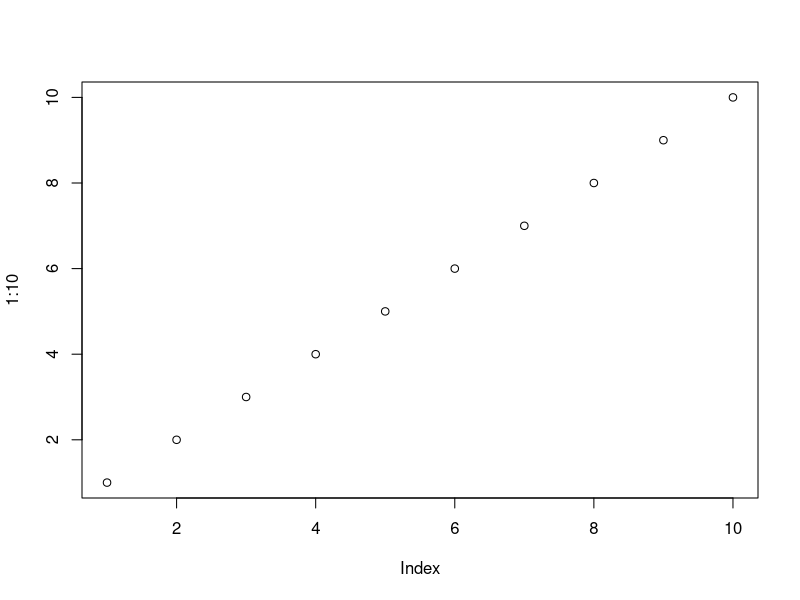
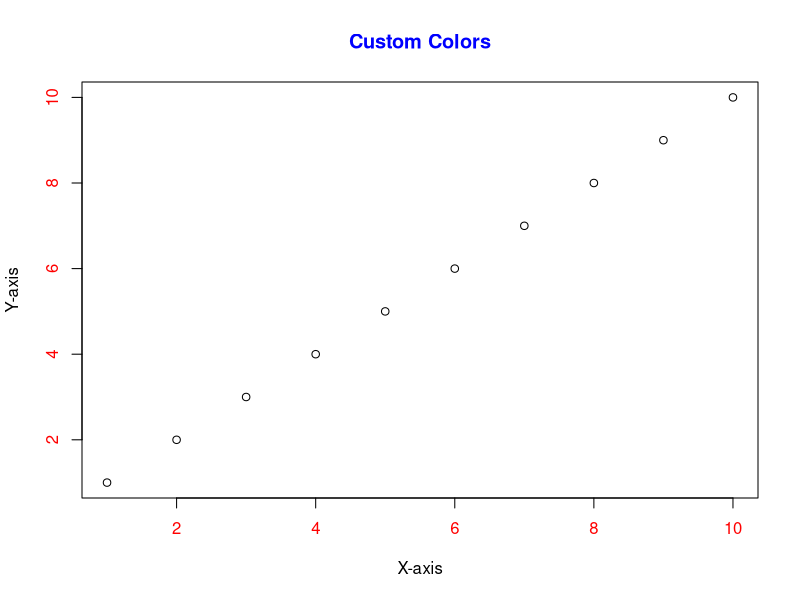
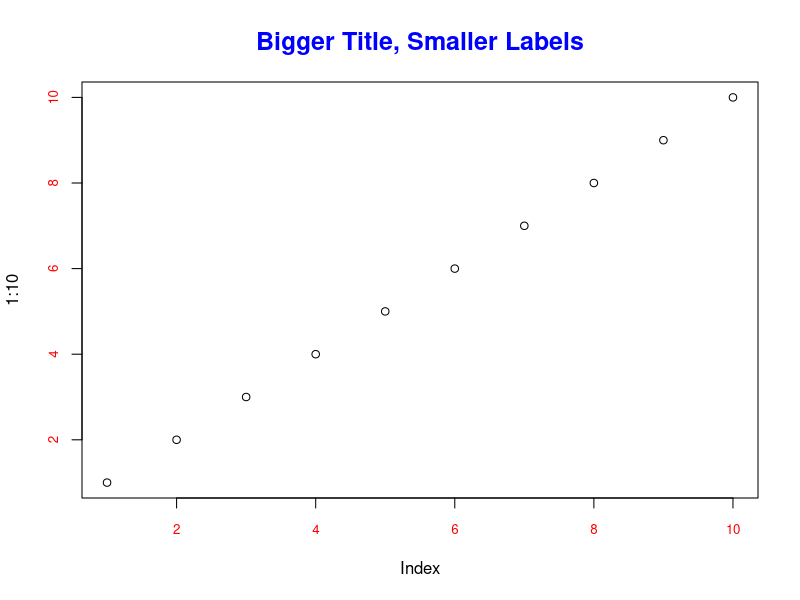
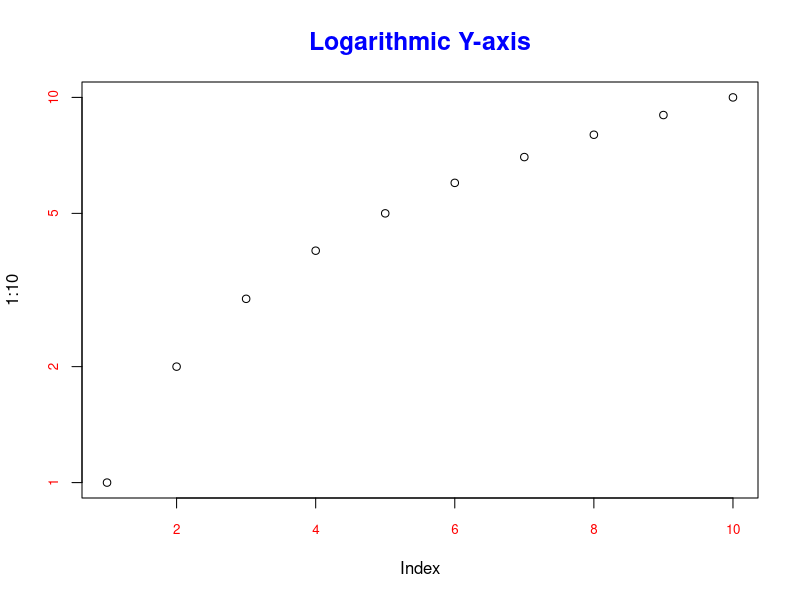

Write the R code that produced these figures, in order.
## ---- chunk 1
par(mar = c(5, 4, 4, 2) + 0.1)
plot(1:10)
## ---- chunk 2
par(col.main = "blue", col.axis = "red")
plot(1:10, main = "Custom Colors", xlab = "X-axis", ylab = "Y-axis")
## ---- chunk 3
par(cex.main = 1.5, cex.axis = 0.8)
plot(1:10, main = "Bigger Title, Smaller Labels")
## ---- chunk 4
par(log = "y")
plot(1:10, log = "y", main = "Logarithmic Y-axis")
